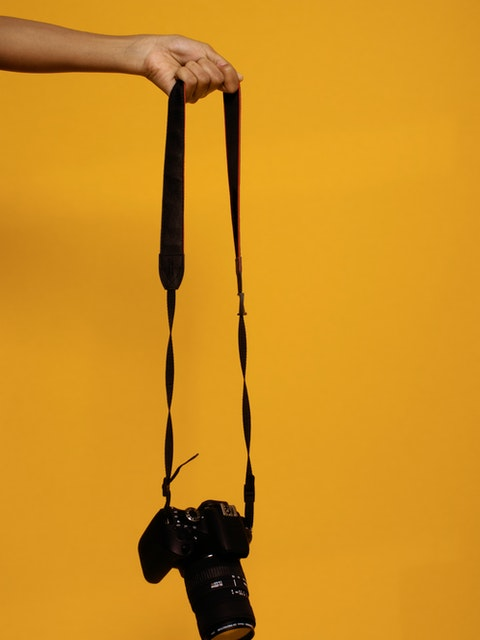
#> input picture edge.jpg, 480 x 640 px
$ python negative.py
#> lines starting #> are read from the running program, lines starting #| are printed output that depends on the picture
import cv2

img1 = cv2.imread("edge.jpg")
#> img1 is the input picture: shape (640, 480, 3); mean B, G, R 31.6, 142.9, 206.4
negative = cv2.bitwise_not(img1)
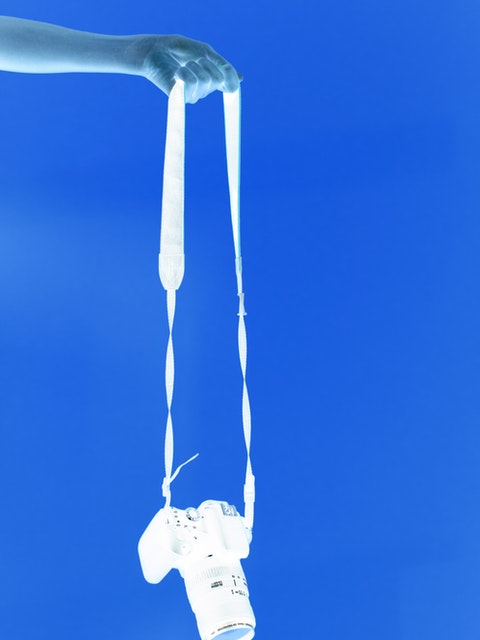
#> negative: shape (640, 480, 3); mean B, G, R 223.4, 112.1, 48.6

cv2.imshow("Org", img1)
cv2.imshow("Negative", negative)
cv2.waitKey(0)
